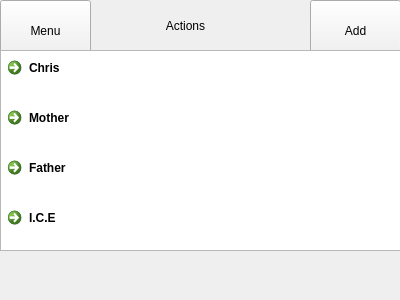
<?xml version="1.0" encoding="UTF-8"?>
<ui version="4.0">
 <class>Actions</class>
 <widget class="QWidget" name="Actions">
  <property name="geometry">
   <rect>
    <x>0</x>
    <y>0</y>
    <width>400</width>
    <height>300</height>
   </rect>
  </property>
  <property name="windowTitle">
   <string>Form</string>
  </property>
  <property name="autoFillBackground">
   <bool>false</bool>
  </property>
  <widget class="QPushButton" name="menuButton">
   <property name="geometry">
    <rect>
     <x>0</x>
     <y>0</y>
     <width>91</width>
     <height>61</height>
    </rect>
   </property>
   <property name="text">
    <string>Menu</string>
   </property>
  </widget>
  <widget class="QLabel" name="label">
   <property name="geometry">
    <rect>
     <x>90</x>
     <y>0</y>
     <width>191</width>
     <height>51</height>
    </rect>
   </property>
   <property name="text">
    <string>Actions</string>
   </property>
   <property name="alignment">
    <set>Qt::AlignCenter</set>
   </property>
  </widget>
  <widget class="QPushButton" name="pushButton_2">
   <property name="geometry">
    <rect>
     <x>310</x>
     <y>0</y>
     <width>91</width>
     <height>61</height>
    </rect>
   </property>
   <property name="text">
    <string>Add</string>
   </property>
  </widget>
  <widget class="QListView" name="listView">
   <property name="geometry">
    <rect>
     <x>0</x>
     <y>50</y>
     <width>401</width>
     <height>201</height>
    </rect>
   </property>
   <property name="frameShadow">
    <enum>QFrame::Raised</enum>
   </property>
   <property name="lineWidth">
    <number>1</number>
   </property>
  </widget>
  <widget class="QCommandLinkButton" name="commandLinkButton">
   <property name="geometry">
    <rect>
     <x>0</x>
     <y>50</y>
     <width>401</width>
     <height>51</height>
    </rect>
   </property>
   <property name="font">
    <font>
     <strikeout>false</strikeout>
    </font>
   </property>
   <property name="acceptDrops">
    <bool>false</bool>
   </property>
   <property name="toolTip">
    <string/>
   </property>
   <property name="layoutDirection">
    <enum>Qt::LeftToRight</enum>
   </property>
   <property name="autoFillBackground">
    <bool>false</bool>
   </property>
   <property name="text">
    <string>Chris</string>
   </property>
  </widget>
  <widget class="QCommandLinkButton" name="commandLinkButton_2">
   <property name="geometry">
    <rect>
     <x>0</x>
     <y>100</y>
     <width>401</width>
     <height>51</height>
    </rect>
   </property>
   <property name="text">
    <string>Mother</string>
   </property>
  </widget>
  <widget class="QCommandLinkButton" name="commandLinkButton_3">
   <property name="geometry">
    <rect>
     <x>0</x>
     <y>150</y>
     <width>401</width>
     <height>41</height>
    </rect>
   </property>
   <property name="text">
    <string>Father</string>
   </property>
  </widget>
  <widget class="QCommandLinkButton" name="commandLinkButton_4">
   <property name="geometry">
    <rect>
     <x>0</x>
     <y>200</y>
     <width>401</width>
     <height>41</height>
    </rect>
   </property>
   <property name="text">
    <string>I.C.E</string>
   </property>
  </widget>
 </widget>
 <resources/>
 <connections/>
</ui>
